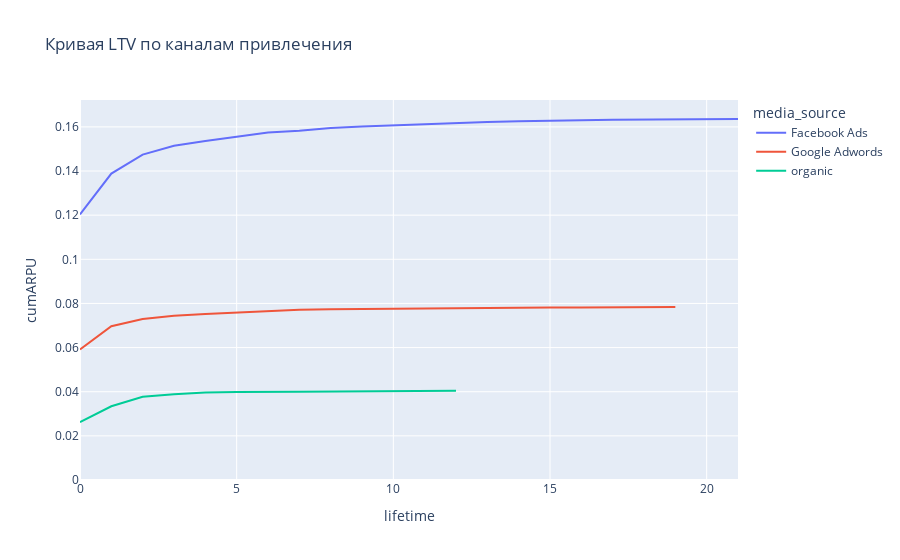

The cell this chart's notebook holds for it:
### Code cell
ltv = pd.merge(users, payments, on=["user_id", "media_source"], how="left")

ltv["lifetime"] = (ltv["pay_dt"] - ltv["dt"]).dt.days

ltv_stat = ltv[(ltv["lifetime"] < 7) | (ltv["lifetime"].isna())]

grouped = (
    ltv_stat.groupby("media_source")
    .agg(
        total_users=("user_id", "nunique"),
        payers=("purchase", lambda x: x.notna().sum()),
        gross=("purchase", "sum"),
        n_purchases=("purchase", lambda x: x.notna().sum()),
        CPI=("CPI", "mean"),
    )
    .reset_index()
)

total = pd.DataFrame(
    {
        "media_source": ["Total"],
        "total_users": [ltv_stat["user_id"].nunique()],
        "payers": [ltv_stat["purchase"].notna().sum()],
        "gross": [ltv_stat["purchase"].sum()],
        "n_purchases": [ltv_stat["purchase"].notna().sum()],
        "CPI": [ltv_stat["CPI"].mean()],
    }
)

ltv_stat_final = pd.concat([grouped, total], ignore_index=True)

ltv_stat_final["conversion"] = (ltv_stat_final["payers"] / ltv_stat_final["total_users"]).round(3)
ltv_stat_final["ARPU"] = (ltv_stat_final["gross"] / ltv_stat_final["total_users"]).round(3)
ltv_stat_final["ARPPU"] = (ltv_stat_final["gross"] / ltv_stat_final["payers"]).round(3)
ltv_stat_final["Av.purchases"] = (ltv_stat_final["n_purchases"] / ltv_stat_final["payers"]).round(1)
ltv_stat_final["Av.bill"] = (ltv_stat_final["gross"] / ltv_stat_final["n_purchases"]).round(1)
ltv_stat_final["CPI"] = ltv_stat_final["CPI"].round(2)


ltv_curve = pd.merge(
    ltv[ltv["lifetime"].notna()].groupby(["media_source", "lifetime"]).agg(gross=("purchase", "sum")).reset_index(),
    ltv.groupby("media_source").agg(total_users=("user_id", "nunique")).reset_index(),
    on="media_source",
    how="left",
)

ltv_curve = ltv_curve.sort_values(["media_source", "lifetime"])

ltv_curve["cum_gross"] = ltv_curve.groupby("media_source")["gross"].cumsum()
ltv_curve["cumARPU"] = ltv_curve["cum_gross"] / ltv_curve["total_users"]

fig = px.line(ltv_curve[ltv_curve["lifetime"] <= 21], x="lifetime", y="cumARPU", color="media_source", title="Кривая LTV по каналам привлечения")
fig.update_layout(yaxis=dict(rangemode="tozero"))
fig.show()

### Figure 1 — Plotly figure (JSON) as saved in the notebook; plotly's stock layout.template omitted (floating-point values rounded to 4 significant figures)
{"data": [{"hovertemplate": "media_source=Facebook Ads<br>lifetime=%{x}<br>cumARPU=%{y}<extra></extra>", "legendgroup": "Facebook Ads", "line": {"color": "#636efa", "dash": "solid"}, "marker": {"symbol": "circle"}, "mode": "lines", "name": "Facebook Ads", "orientation": "v", "showlegend": true, "type": "scatter", "x": [0.0, 1.0, 2.0, 3.0, 4.0, 5.0, 6.0, 7.0, 8.0, 9.0, 10.0, 11.0, 12.0, 13.0, 14.0, 15.0, 16.0, 17.0, 18.0, 19.0, 20.0, 21.0], "xaxis": "x", "y": [0.1203, 0.1388, 0.1474, 0.1514, 0.1536, 0.1556, 0.1575, 0.1583, 0.1595, 0.1602, 0.1607, 0.1612, 0.1618, 0.1623, 0.1626, 0.163, 0.163, 0.1633, 0.1633, 0.1634, 0.1635, 0.1636], "yaxis": "y"}, {"hovertemplate": "media_source=Google Adwords<br>lifetime=%{x}<br>cumARPU=%{y}<extra></extra>", "legendgroup": "Google Adwords", "line": {"color": "#EF553B", "dash": "solid"}, "marker": {"symbol": "circle"}, "mode": "lines", "name": "Google Adwords", "orientation": "v", "showlegend": true, "type": "scatter", "x": [0.0, 1.0, 2.0, 3.0, 4.0, 5.0, 6.0, 7.0, 8.0, 9.0, 10.0, 11.0, 12.0, 13.0, 14.0, 15.0, 16.0, 17.0, 18.0, 19.0], "xaxis": "x", "y": [0.05916, 0.06969, 0.07298, 0.07437, 0.07519, 0.07587, 0.07653, 0.07712, 0.07737, 0.07749, 0.07782, 0.07795, 0.07801, 0.07807, 0.07813, 0.07819, 0.07821, 0.07828, 0.0783, 0.07836], "yaxis": "y"}, {"hovertemplate": "media_source=organic<br>lifetime=%{x}<br>cumARPU=%{y}<extra></extra>", "legendgroup": "organic", "line": {"color": "#00cc96", "dash": "solid"}, "marker": {"symbol": "circle"}, "mode": "lines", "name": "organic", "orientation": "v", "showlegend": true, "type": "scatter", "x": [0.0, 1.0, 2.0, 3.0, 4.0, 5.0, 7.0, 9.0, 12.0], "xaxis": "x", "y": [0.02621, 0.03342, 0.03769, 0.0389, 0.03964, 0.03988, 0.04, 0.04012, 0.04049], "yaxis": "y"}], "layout": {"legend": {"title": {"text": "media_source"}, "tracegroupgap": 0}, "title": {"text": "Кривая LTV по каналам привлечения"}, "xaxis": {"anchor": "y", "domain": [0, 1], "title": {"text": "lifetime"}}, "yaxis": {"anchor": "x", "domain": [0, 1], "rangemode": "tozero", "title": {"text": "cumARPU"}}}}
